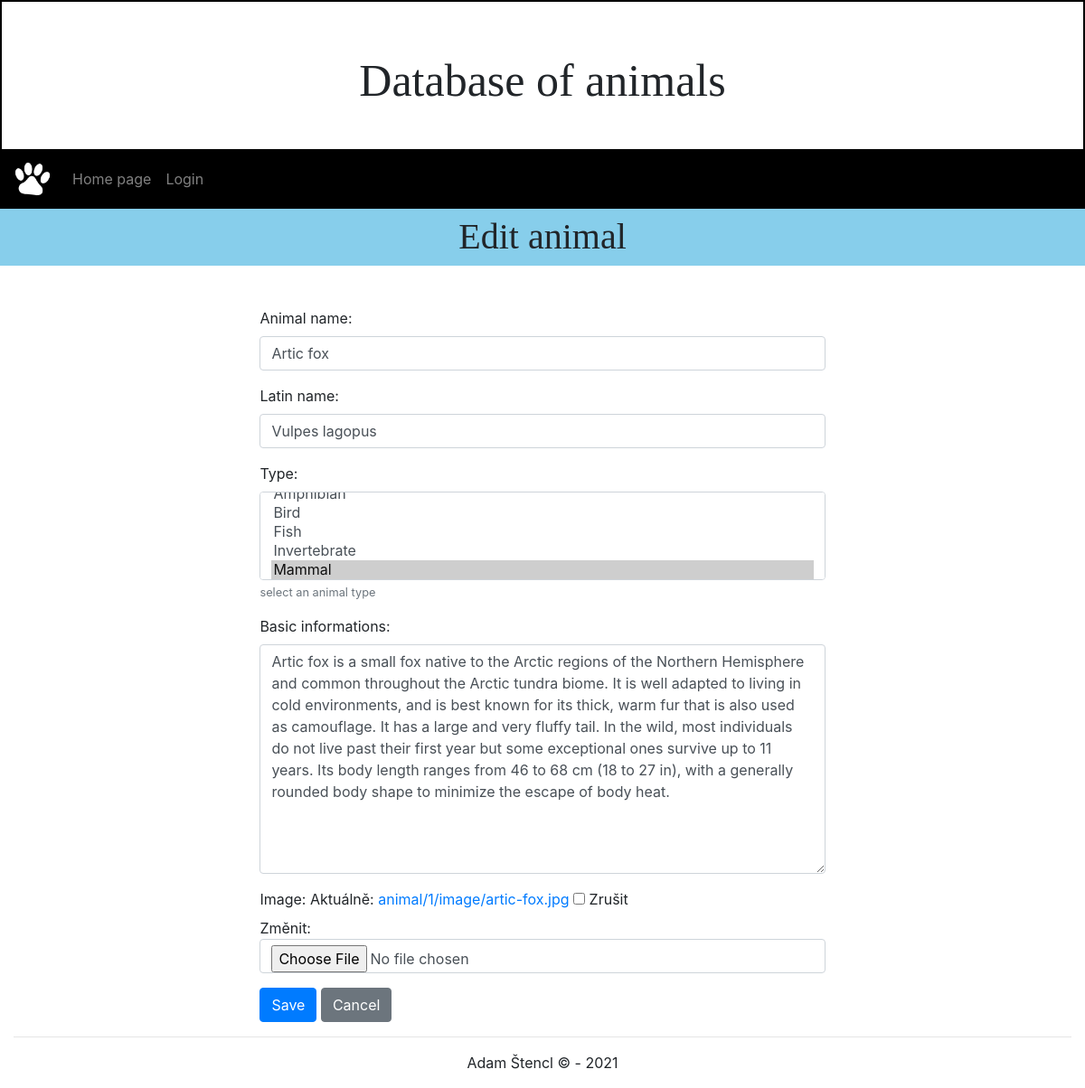
Screenshot of /app/animal/1/update/ with the database file from the repository.
### app/models.py (models this page shows, shortened)
class Animal(models.Model):
    name = models.CharField(max_length=200, verbose_name="Name")
    latinn = models.CharField(max_length=200, verbose_name="Latin name")
    typee = models.ManyToManyField(Type, verbose_name="Type", help_text='select an animal type')
    info = models.TextField(blank=True, null=True, verbose_name="Info")
    image = models.ImageField(upload_to=poster_path, blank=True, null=True, verbose_name="Image")
    class Meta:
        ordering = ["name"]

### app/views.py (the view)
# urls.py: path('animal/<int:pk>/update/', views.UpdateAnimal.as_view(), name='update-animal'),
class UpdateAnimal(UpdateView):
    model = Animal
    template_name = 'update.html'
    form_class = AnimalModelForm

### app/forms.py
class AnimalModelForm(ModelForm):
    class Meta:
        model = Animal
        fields = ['name', 'latinn', 'typee', 'info', 'image']
        labels = {'name': 'Animal name', 'info': 'Basic informations'}

### app/models.py (called while the page is built)
    def __str__(self):
        return self.name

### app/templates/update.html (shortened to what this page needs)
{% extends "base.html" %}
{% load widget_tweaks %}
{% block content %}
<div class="row mb-3">
  <div style="top: -30px; background-color: skyblue;" class="col-sm-12">
      <h2 style="font-family: 'Cinzel', serif; font-size: 40px; margin-top: 7px;" class="text-center">Edit animal</h2>
  </div>
</div>
<div style="margin-left: 22%; margin-right: 22%;" class="row">
    <div class="container">
        <form method="post" novalidate>
            {% for field in form.visible_fields %}
            <div class="form-group">
                {{ field.label_tag }}
                {% if form.is_bound %}
                  {% if field.errors %}
                    {% render_field field class="form-control is-invalid" %}
                    {% for error in field.errors %}
                      <div class="invalid-feedback">
                          {{ error }}
                      </div>
                    {% endfor %}
                  {% else %}
                    {% render_field field class="form-control is-valid" %}
                  {% endif %}
                {% else %}
                  {% render_field field class="form-control" %}
                {% endif %}
                {% if field.help_text %}
                <small class="form-text text-muted">{{ field.help_text }}</small>
                {% endif %}
            </div>
            {% endfor %}
            <button class="btn btn-primary" type="submit">Save</button>
            <button class="btn btn-secondary" onclick="javascript:history.back();">Cancel</button>
        </form>
    </div>
</div>
{% endblock %}

### rows the page displays
Animal: name "Artic fox" "Vulpes lagopus" "Artic fox is a small fox native to the Arctic regions of the Northern Hemisphere and common throughout the Arctic tundra biome. It is well adapted to living in cold environments, and is best known for its thick, warm fur that is also used as camouflage. It has a large and very fluffy tail. In the wild, most individuals do not live past their first year but some exceptional ones survive up to 11 years. Its body length ranges from 46 to 68 cm (18 to 27 in), with a generally rounded body shape to minimize the escape of body heat."

### other values shown
{{ field.label_tag }} "Animal name:" "Latin name:" "Type:" "Basic informations:" "Image:"
{{ field.help_text }} "select an animal type"
